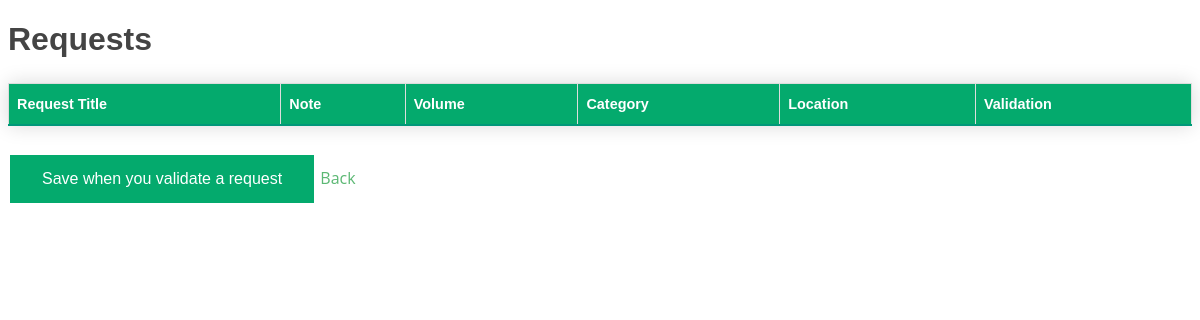
The app's page /functions/consulterDemande.php, older data.
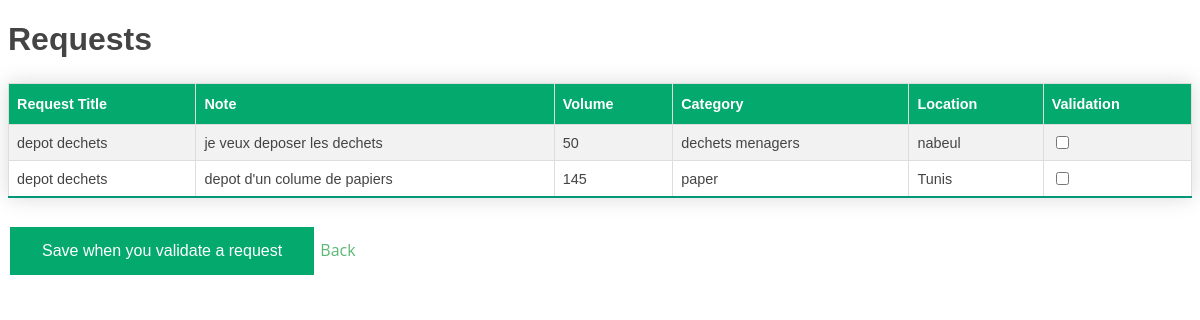
The same page, newer data.
### tables this page shows
CREATE TABLE IF NOT EXISTS `request` (
  `id` int(11) NOT NULL AUTO_INCREMENT,
  `req-title` varchar(50) NOT NULL,
  `note` varchar(255) NOT NULL,
  `volume` int(50) NOT NULL,
  `categorie` varchar(50) NOT NULL,
  `location` varchar(50) NOT NULL,
  `isValid` tinyint(1) NOT NULL,
  PRIMARY KEY (`id`)
);

### functions/consulterDemande.php (the view, shortened to what this page needs)
<?php
include "connection.php";
$req = "SELECT * FROM request where isValid=0";
$res = mysqli_query($idcon, $req);
?>
<!DOCTYPE html>
<html>
<head>
</head>
<body>
    <link href="../assets/css/style.css" rel="stylesheet">
    <h1>Requests</h1>
    <table id="customers" class="styled-table">
        <tr>
            <th>Request Title</th>
            <th>Note</th>
            <th>Volume</th>
            <th>Category</th>
            <th>Location</th>
            <th>Validation</th>
        </tr>
        <?php
        while ($row = mysqli_fetch_assoc($res)) {
        ?>
            <tr>
                <td><?php echo $row["req-title"] ?></td>
                <td><?php echo $row["note"] ?></td>
                <td><?php echo $row["volume"] ?></td>
                <td><?php echo $row["categorie"] ?></td>
                <td><?php echo $row["location"] ?></td>
                <td><form method="POST"><input type="checkbox" name="validation" value="<?php echo $row["id"] ?>"></td>
            </tr>
        <?php } ?>
    </table>
    <button type="submit" name="submit" class="button button1">Save when you validate a request</button>
        <a class="getstarted scrollto" onclick="history.back()">Back</a>
</body>
</html>

Row changes from the older to the newer data that the page shows:
added request: value "depot dechets", note "je veux deposer les dechets", volume "50", categorie "dechets menagers", location "nabeul"
added request: value "depot dechets", note "depot d'un colume de papiers", volume "145", categorie "paper", location "Tunis"
